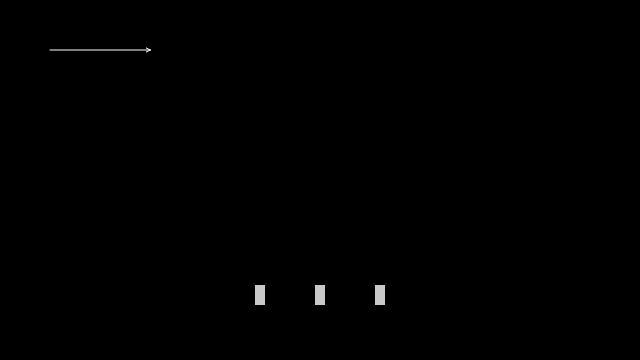
Frame 1 (no input)
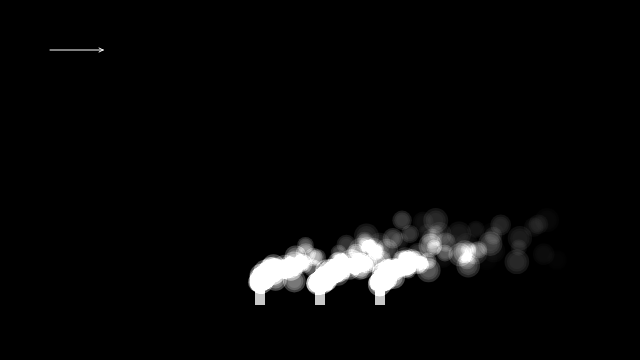
Frame 60 (no input)
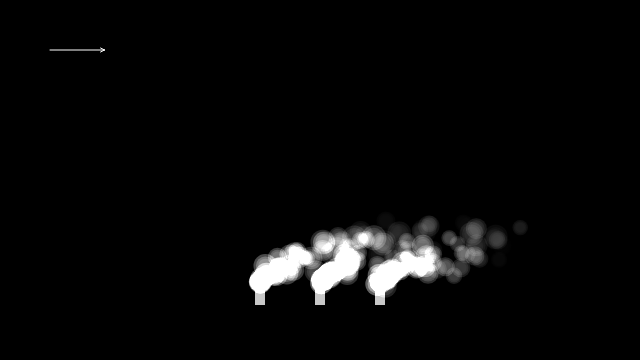
Frame 120 (the mouse pressed at the canvas centre since frame 60)

The p5.js sketch that drew these frames (run headless with seeded random() and noise() and a simulated clock; from frame 60 on, the mouse is pressed at the canvas centre):

// p5.js sketch
// ── sketch.js
let emitters = [];
const NUM_CANDLES = 3;

class Particle {
  constructor(x, y) {
    this.position = createVector(x, y);
    // Upward motion with slight randomness like original
    let vx = randomGaussian(0, 0.3);
    let vy = randomGaussian(-1, 0.3);
    this.velocity = createVector(vx, vy);
    this.acceleration = createVector(0, 0);
    this.lifespan = 100.0;
    this.size = random(15, 25);
  }

  run() {
    this.update();
    this.show();
  }

  applyForce(force) {
    this.acceleration.add(force);
  }

  update() {
    this.velocity.add(this.acceleration);
    this.position.add(this.velocity);
    this.lifespan -= 2;
    this.acceleration.mult(0);
  }

  show() {
    // Create soft, smoke-like particles
    noStroke();
    
    // Draw multiple overlapping circles for soft edge effect
    let numLayers = 3;
    for (let i = 0; i < numLayers; i++) {
      let alpha = this.lifespan * (1 - i/numLayers);
      fill(255, alpha);
      let currentSize = this.size * (1 - i * 0.2);
      circle(this.position.x, this.position.y, currentSize);
    }
  }

  isDead() {
    return this.lifespan < 0.0;
  }
}

class Emitter {
  constructor(x, y) {
    this.particles = [];
    this.origin = createVector(x, y);
  }

  run() {
    for (let particle of this.particles) {
      particle.run();
    }
    this.particles = this.particles.filter(particle => !particle.isDead());
  }

  applyForce(force) {
    for (let particle of this.particles) {
      particle.applyForce(force);
    }
  }

  addParticle() {
    // Add slight horizontal variation for flame-like effect
    let xOffset = randomGaussian(0, 2);
    this.particles.push(new Particle(this.origin.x + xOffset, this.origin.y));
  }
}

function setup() {
  createCanvas(640, 360);
  
  // Create multiple candle emitters in a row
  let spacing = 60;  // Space between candles
  let centerX = width / 2;
  let startX = centerX - ((NUM_CANDLES - 1) * spacing) / 2;
  
  for (let i = 0; i < NUM_CANDLES; i++) {
    emitters.push(new Emitter(startX + i * spacing, height - 75));
  }
}

function draw() {
  clear();  // Clear the canvas
  background(0);  // Set black background
  
  // Create wind gusts that affect all candles
  let timeElapsed = frameCount * 0.01;  // Changed variable name
  // Main wind force
  let windStrength = noise(timeElapsed) * 0.3;
  // Add occasional stronger gusts
  let gust = noise(timeElapsed * 0.5) > 0.7 ? noise(timeElapsed * 2) * 0.4 : 0;
  let totalWind = windStrength + gust;
  
  let wind = createVector(totalWind, 0);
  
  // Draw debug wind vector
  drawVector(wind, createVector(50, 50), 500);
  
  // Draw candle bases
  fill(200);
  noStroke();
  for (let emitter of emitters) {
    rect(emitter.origin.x - 5, emitter.origin.y, 10, 20);
  }
  
  blendMode(ADD);  // Set additive blending for particles
  for (let emitter of emitters) {
    emitter.applyForce(wind);
    emitter.run();
    emitter.addParticle();
  }
  blendMode(BLEND);  // Reset blend mode
}

function drawVector(v, pos, scale) {
  push();
  let arrowSize = 4;
  translate(pos.x, pos.y);
  stroke(255);
  rotate(v.heading());
  let len = v.mag() * scale;
  line(0, 0, len, 0);
  line(len, 0, len - arrowSize, +arrowSize / 2);
  line(len, 0, len - arrowSize, -arrowSize / 2);
  pop();
}
